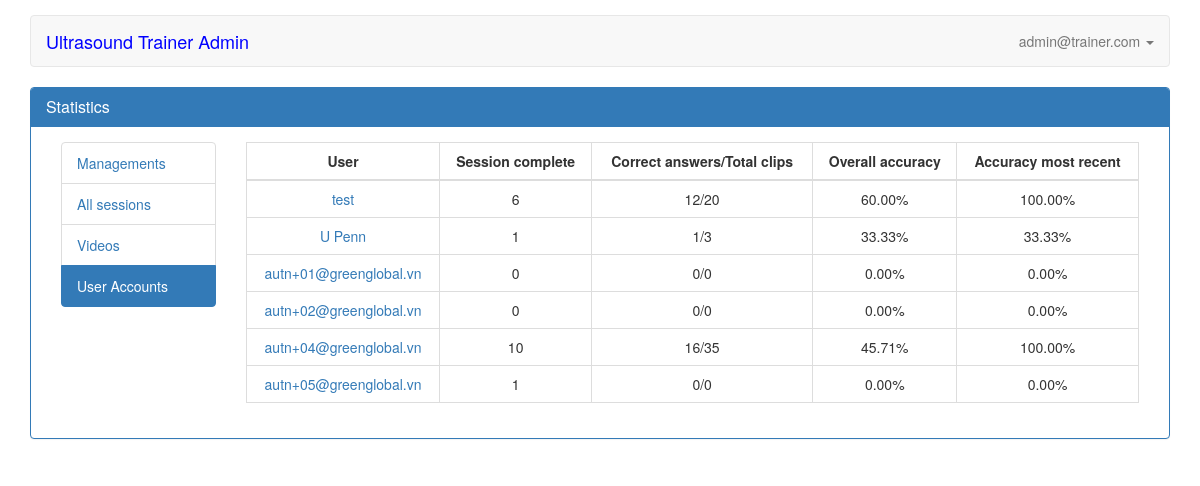
Page /user_account (signed in) on the committed database.
### servey/models.py (models this page shows, shortened)
class UserInfo(models.Model):
    user = models.OneToOneField(User, related_name='user_info', on_delete=models.CASCADE)
    institution = models.TextField(blank=True, null=True, max_length=255)
    training_level = models.CharField(choices=TRAINING_LEVEL, max_length=255, blank=True, null=True)
    experience = models.CharField(choices=EXPERIENCE_NUMBER, blank=True, null=True, max_length=255)
    confidence_level = models.CharField(blank=True, choices=CONFIDENCE_LEVEL, max_length=255, null=True)
    prior_training = models.CharField(choices=PRIOR_TRAINING, max_length=255, blank=True, null=True)
    created_at = models.DateTimeField(auto_now_add=True)
    updated_at = models.DateTimeField(auto_now=True)
    class Meta:
        verbose_name = 'User Info'
    @property
    def sessions_completed(self):
        return Result.objects.filter(user=self.user_id).count()
    @property
    def get_user(self):
        return self.user
    @property
    def get_user_id(self):
        return self.user.id
    @property
    def clips_viewed(self):
        context = {}
        total_clips = ResultDetail.objects.filter(result__user=self.user)
        count_question = ResultDetail.objects.filter(result__user=self.user).count()
        context['true'] = 0
        context['false'] = 0
        for query_answer in total_clips:
            video = query_answer.video.answer
            answer_result = query_answer.answer
            if video == answer_result:
                context['true'] += 1
            else:
                context['false'] += 1
        if count_question > 0:
            accuracy = format(Decimal(context['true'] * 100 / count_question), '.2f')
        else:
            accuracy = '0.00'
        context = {
            "count_question": str(context['true']) + "/" + str(count_question),
            "accuracy": accuracy
        }
        return context
    @property
    def accuracy_most_recent(self):
        result_users = Result.objects.filter(user=self.user).order_by('-created_at').first()
        return result_users

class ResultDetail(models.Model):
    result = models.ForeignKey(Result, on_delete=models.CASCADE, null=True, related_name='result_detail',)
    video = models.ForeignKey(Video, blank=True, on_delete=models.CASCADE, related_name='video_result')
    answer = models.IntegerField(blank=True)
    created_at = models.DateTimeField(auto_now_add=True)
    updated_at = models.DateTimeField(auto_now=True)

class Video(models.Model):
    ANSWER_CHOICE = (
        (1, 'Normal'),
        (2, 'Moderately reduced',),
        (3, 'Severely reduced',)
    )
    path = models.FileField(blank=True, verbose_name="Upload video (mp4, mkv)", max_length=255, upload_to='videos/', validators=[validate_file_extension])
    title = models.TextField(blank=True, verbose_name="Title question")
    answer = models.IntegerField(choices=ANSWER_CHOICE, default=1)
    created_at = models.DateTimeField(auto_now_add=True)
    updated_at = models.DateTimeField(auto_now=True)

class Result(models.Model):
    user = models.ForeignKey(User, related_name='user_result', on_delete=models.CASCADE)
    date = models.DateTimeField(default=datetime.datetime.utcnow, blank=True)
    close = models.BooleanField(default=False, verbose_name="Test is close?", blank=True)
    training_type = models.CharField(choices=TRAINING_TYPE, blank=True, null=True, max_length=255)
    accuracy = models.CharField(max_length=255, choices=ACCURACY_THRESHOLD, blank=True, null=True)
    created_at = models.DateTimeField(auto_now_add=True)
    updated_at = models.DateTimeField(auto_now=True)
    @property
    def accuracy_count(self):
        context = {}
        check = ResultDetail.objects.filter(result=self.id)
        accuracy = '0.00'
        if check is not None:
            count_question = ResultDetail.objects.filter(result=self.id).count()
            total_answer = ResultDetail.objects.filter(result=self.id)
            context['true'] = 0
            context['false'] = 0
            for query_answer in total_answer:
                video = query_answer.video.answer
                answer_result = query_answer.answer
                if video == answer_result:
                    context['true'] += 1
                else:
                    context['false'] += 1
            if count_question > 0:
                accuracy = format(Decimal(context['true'] * 100 / count_question), '.2f')
        return accuracy

### servey/views.py (the view)
@user_passes_test(lambda u: u.is_superuser)
def user_account(request):
    if request.user.is_authenticated:
        users = User.objects.filter(is_superuser=False)
        user_info = UserInfo.objects.filter(user__in=users)
        user_list = Pager.view(request, user_info)
        context = {
            "users": user_list
        }
        return render(request, 'statistical/user_account.html', context)
    else:
        return JsonResponse({"status": False, "messages": "Authentication required"},safe=False)

### servey/models.py (called while the page is built)
    def view(request, list):
        page = request.GET.get('page', 1)
        paginator = Paginator(list, ITEMS_PER_PAGE)
        try:
            model = paginator.page(page)
        except PageNotAnInteger:
            model = paginator.page(1)
        except EmptyPage:
            model = paginator.page(paginator.num_pages)
        return model

### templatetags/path_tags.py (called while the page is built)
@register.simple_tag
def is_video_path(path):
    if path == '/videos' or path.startswith('/video/'):
        return 'active'
    return ''

@register.simple_tag
def is_user_path(path):
    if path == '/user_account' or path.startswith('/profile/'):
        return 'active'
    return ''

### templates/statistical/user_account.html (shortened to what this page needs)
{% extends 'statistical/index.html' %}
{% block main %}
    <div class="col-md-10">
    <div class="table-responsive">
        <table class="table table-bordered table-hover">
            <thead>
            <tr>
                <th class="text-center">User</th>
                <th class="text-center">Session complete</th>
                <th class="text-center">Correct answers/Total clips</th>
                <th class="text-center">Overall accuracy</th>
                <th class="text-center">Accuracy most recent</th>
            </tr>
            </thead>
            <tbody>
                {% for user in users %}
                <tr class="text-center">
                    <td><a href="{% url 'user_profile' user.get_user_id %}?return={{ users.number }}">
                      {{ user.get_user }}</a>
                    </td>
                    <td>{{ user.sessions_completed }}</td>
                    <td>{{ user.clips_viewed.count_question }}</td>
                    <td>{{ user.clips_viewed.accuracy }}%</td>
                    {% if not user.accuracy_most_recent %}
                        <td>0.00%</td>
                    {% else %}
                        <td>{{ user.accuracy_most_recent.accuracy_count }}%</td>
                    {% endif %}
                </tr>
                {% endfor %}
            </tbody>
        </table>
    </div>
    </div>
{% endblock %}

### templates/partials/index.html (shortened to what this page needs)
<!DOCTYPE html>
<html lang="en">
    {% load staticfiles %}
    <head>
        <link href="{% static 'bootstrap-3.3.6.min.css' %}" rel="stylesheet">
        <link rel="stylesheet" href="{% static 'main.css' %}">
    </head>
    <body>
    <div class="container" id="container_main" >
        <nav class="navbar navbar-default" role="navigation">
        <div class="navbar-header">
            {% if user.is_superuser and user.is_staff %}
                <a class="navbar-brand" href="{% url 'admin:index' %}" style="color: blue">Ultrasound Trainer Admin</a>
            {% else %}
                <a class="navbar-brand" href="{% url 'index' %}" style="color: blue">Ultrasound Trainer</a>
            {% endif %}
        </div>
        <div class="collapse navbar-collapse navbar-ex1-collapse">
            <ul class="nav navbar-nav navbar-right">
                <li class="dropdown">
                    <a href="#" class="dropdown-toggle" data-toggle="dropdown">
                        {% if request.user.is_authenticated %}
                            <span>{{ request.user.username }}</span>
                            <b class="caret"></b>
                        {% endif %}
                    </a>
                </li>
            </ul>
        </div>
        </nav>
        <div class="row">
            {% block content %}
            {% endblock %}
        </div>
    </div>
    </body>
</html>

### static/main.css (style rules this page uses)
#container_main { padding-top: 15px; }
.row { margin-right: 0; margin-left: 0; }
ul li { list-style-type: none; }

### rows in the picture
UserInfo: get_user "test", sessions_completed "6", clips_viewed.count_question "12/20", clips_viewed.accuracy "60.00", accuracy_most_recent.accuracy_count "100.00"
UserInfo: get_user "U Penn", sessions_completed "1", clips_viewed.count_question "1/3", clips_viewed.accuracy "33.33", accuracy_most_recent.accuracy_count "33.33"
UserInfo: get_user "autn+01@greenglobal.vn", sessions_completed "0", clips_viewed.count_question "0/0", clips_viewed.accuracy "0.00", shows "0.00%"
UserInfo: get_user "autn+02@greenglobal.vn", sessions_completed "0", clips_viewed.count_question "0/0", clips_viewed.accuracy "0.00", shows "0.00%"
UserInfo: get_user "autn+04@greenglobal.vn", sessions_completed "10", clips_viewed.count_question "16/35", clips_viewed.accuracy "45.71", accuracy_most_recent.accuracy_count "100.00"
UserInfo: get_user "autn+05@greenglobal.vn", sessions_completed "1", clips_viewed.count_question "0/0", clips_viewed.accuracy "0.00", accuracy_most_recent.accuracy_count "0.00"

### other values in the picture
{{ request.user.username }} "admin@trainer.com"
